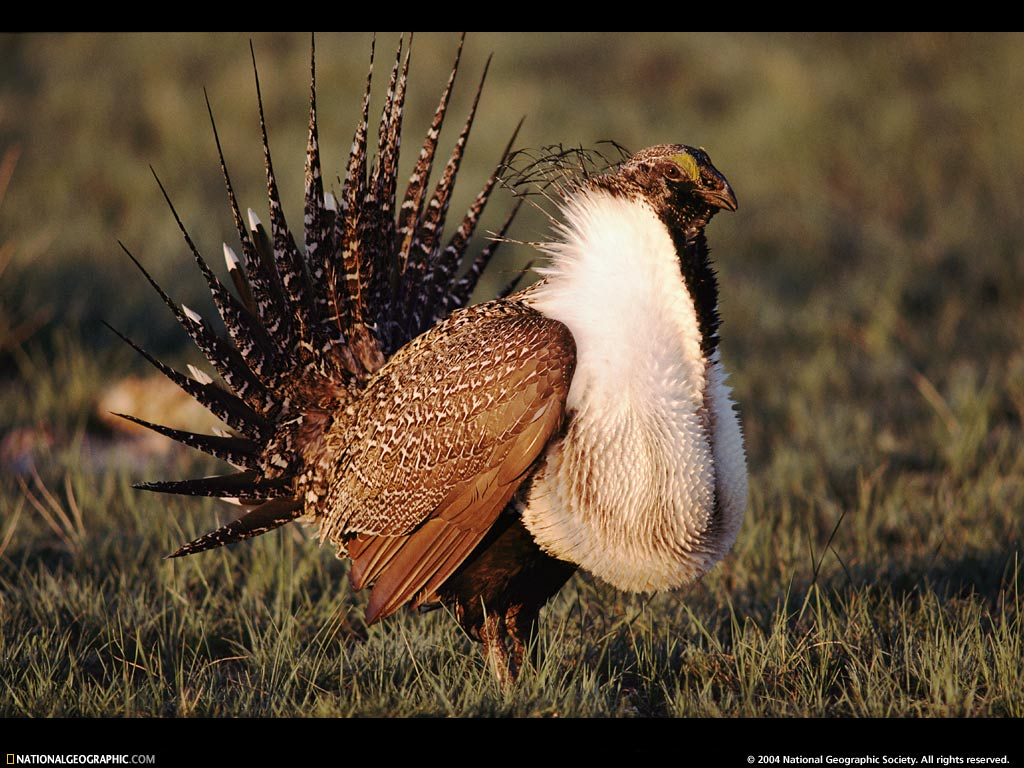
#> input picture photos/1.jpg, 1024 x 768 px; its folder holds only this picture in this run
$ python main.py
#> lines starting #> are read from the running program, lines starting #| are printed output that depends on the picture
import os
from PIL import Image


path = './photos'
secpath = './secphotos'

training_data = []
for image in os.listdir(path):
    img = Image.open(os.path.join(path,image)).convert('L')
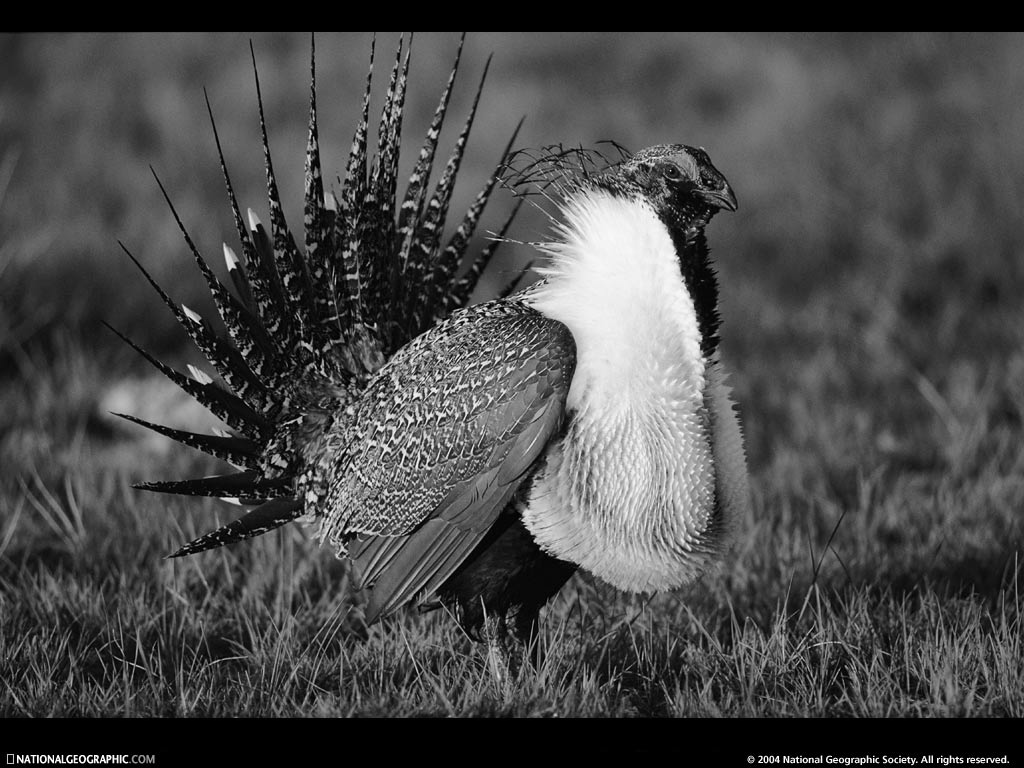
#> img: PIL image 1024x768 L; min 0, max 255, mean 74.2
    img.save(os.path.join(secpath,image))
